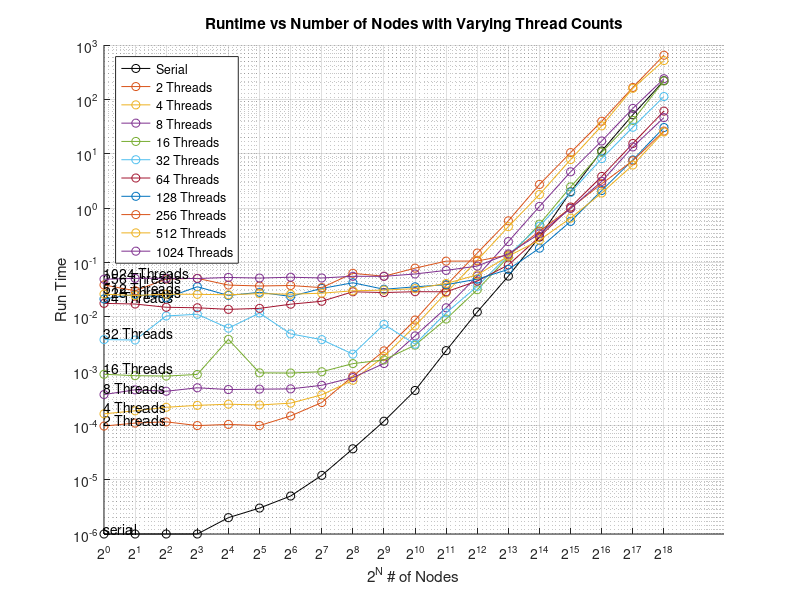

The MATLAB source for this figure:
close all
clc
data = load('data.txt', '-ascii');
threads = data(:,1);
nodes = data(:,2);
runtime = data(:,3);

unique_threads = unique(threads);
unique_nodes = unique(nodes);

figure;
hold on;
colors = lines(length(unique_threads)); 

thread_mask = threads == 1;
plot(nodes(thread_mask), runtime(thread_mask), '-o', 'Color', [0,0,0], 'DisplayName', sprintf('Serial'));
idx = find(thread_mask, 1, 'first');
text(nodes(idx), runtime(idx), 'serial', 'VerticalAlignment', 'bottom', 'HorizontalAlignment', 'left');
for i = 2:length(unique_threads)
    thread_mask = threads == unique_threads(i);
    plot(nodes(thread_mask), runtime(thread_mask), '-o', 'Color', colors(i, :), 'DisplayName', sprintf('%d Threads', unique_threads(i)));
    idx = find(thread_mask, 1, 'first');
    text(nodes(idx), runtime(idx), sprintf('%d Threads', unique_threads(i)), 'VerticalAlignment', 'bottom', 'HorizontalAlignment', 'left');
end

xlabel('2^N # of Nodes');
ylabel('Run Time');
title('Runtime vs Number of Nodes with Varying Thread Counts');
set(gca, 'YScale', 'log');
set(gca, 'XScale', 'log');
set(gca, 'XTick', unique_nodes);
set(gca, 'XTickLabel', arrayfun(@(x) sprintf('2^{%d}', log2(x)), unique_nodes, 'UniformOutput', false));

legend('Location', 'northwest');
grid on;
hold off;
